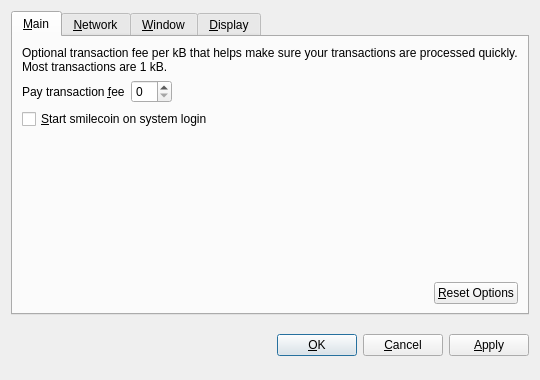
<?xml version="1.0" encoding="UTF-8"?>
<ui version="4.0">
 <class>OptionsDialog</class>
 <widget class="QDialog" name="OptionsDialog">
  <property name="geometry">
   <rect>
    <x>0</x>
    <y>0</y>
    <width>540</width>
    <height>380</height>
   </rect>
  </property>
  <property name="windowTitle">
   <string>Options</string>
  </property>
  <property name="modal">
   <bool>true</bool>
  </property>
  <layout class="QVBoxLayout" name="verticalLayout">
   <item>
    <widget class="QTabWidget" name="tabWidget">
     <property name="tabPosition">
      <enum>QTabWidget::North</enum>
     </property>
     <property name="currentIndex">
      <number>0</number>
     </property>
     <widget class="QWidget" name="tabMain">
      <attribute name="title">
       <string>&amp;Main</string>
      </attribute>
      <layout class="QVBoxLayout" name="verticalLayout_Main">
       <item>
        <widget class="QLabel" name="transactionFeeInfoLabel">
         <property name="text">
          <string>Optional transaction fee per kB that helps make sure your transactions are processed quickly. Most transactions are 1 kB.</string>
         </property>
         <property name="textFormat">
          <enum>Qt::PlainText</enum>
         </property>
         <property name="wordWrap">
          <bool>true</bool>
         </property>
        </widget>
       </item>
       <item>
        <layout class="QHBoxLayout" name="horizontalLayout_1_Main">
         <item>
          <widget class="QLabel" name="transactionFeeLabel">
           <property name="text">
            <string>Pay transaction &amp;fee</string>
           </property>
           <property name="textFormat">
            <enum>Qt::PlainText</enum>
           </property>
           <property name="buddy">
            <cstring>transactionFee</cstring>
           </property>
          </widget>
         </item>
         <item>
          <widget class="BitcoinAmountField" name="transactionFee"/>
         </item>
         <item>
          <spacer name="horizontalSpacer_1_Main">
           <property name="orientation">
            <enum>Qt::Horizontal</enum>
           </property>
           <property name="sizeHint" stdset="0">
            <size>
             <width>40</width>
             <height>20</height>
            </size>
           </property>
          </spacer>
         </item>
        </layout>
       </item>
       <item>
        <widget class="QCheckBox" name="bitcoinAtStartup">
         <property name="toolTip">
          <string>Automatically start smilecoin after logging in to the system.</string>
         </property>
         <property name="text">
          <string>&amp;Start smilecoin on system login</string>
         </property>
        </widget>
       </item>
       <item>
        <spacer name="verticalSpacer_Main">
         <property name="orientation">
          <enum>Qt::Vertical</enum>
         </property>
         <property name="sizeHint" stdset="0">
          <size>
           <width>20</width>
           <height>40</height>
          </size>
         </property>
        </spacer>
       </item>
       <item>
        <layout class="QHBoxLayout" name="horizontalLayout_2_Main">
         <item>
          <spacer name="horizontalSpacer_2_Main">
           <property name="orientation">
            <enum>Qt::Horizontal</enum>
           </property>
           <property name="sizeHint" stdset="0">
            <size>
             <width>40</width>
             <height>20</height>
            </size>
           </property>
          </spacer>
         </item>
         <item>
          <widget class="QPushButton" name="resetButton">
           <property name="toolTip">
            <string>Reset all client options to default.</string>
           </property>
           <property name="text">
            <string>&amp;Reset Options</string>
           </property>
           <property name="autoDefault">
            <bool>false</bool>
           </property>
          </widget>
         </item>
        </layout>
       </item>
      </layout>
     </widget>
     <widget class="QWidget" name="tabNetwork">
      <attribute name="title">
       <string>&amp;Network</string>
      </attribute>
      <layout class="QVBoxLayout" name="verticalLayout_Network">
       <item>
        <widget class="QCheckBox" name="mapPortUpnp">
         <property name="toolTip">
          <string>Automatically open the smilecoin client port on the router. This only works when your router supports UPnP and it is enabled.</string>
         </property>
         <property name="text">
          <string>Map port using &amp;UPnP</string>
         </property>
        </widget>
       </item>
       <item>
        <widget class="QCheckBox" name="connectSocks">
         <property name="toolTip">
          <string>Connect to the smilecoin network through a SOCKS proxy (e.g. when connecting through Tor).</string>
         </property>
         <property name="text">
          <string>&amp;Connect through SOCKS proxy:</string>
         </property>
        </widget>
       </item>
       <item>
        <layout class="QHBoxLayout" name="horizontalLayout_Network">
         <item>
          <widget class="QLabel" name="proxyIpLabel">
           <property name="text">
            <string>Proxy &amp;IP:</string>
           </property>
           <property name="textFormat">
            <enum>Qt::PlainText</enum>
           </property>
           <property name="buddy">
            <cstring>proxyIp</cstring>
           </property>
          </widget>
         </item>
         <item>
          <widget class="QValidatedLineEdit" name="proxyIp">
           <property name="maximumSize">
            <size>
             <width>140</width>
             <height>16777215</height>
            </size>
           </property>
           <property name="toolTip">
            <string>IP address of the proxy (e.g. 127.0.0.1)</string>
           </property>
          </widget>
         </item>
         <item>
          <widget class="QLabel" name="proxyPortLabel">
           <property name="text">
            <string>&amp;Port:</string>
           </property>
           <property name="textFormat">
            <enum>Qt::PlainText</enum>
           </property>
           <property name="buddy">
            <cstring>proxyPort</cstring>
           </property>
          </widget>
         </item>
         <item>
          <widget class="QLineEdit" name="proxyPort">
           <property name="maximumSize">
            <size>
             <width>55</width>
             <height>16777215</height>
            </size>
           </property>
           <property name="toolTip">
            <string>Port of the proxy (e.g. 9050)</string>
           </property>
          </widget>
         </item>
         <item>
          <widget class="QLabel" name="socksVersionLabel">
           <property name="text">
            <string>SOCKS &amp;Version:</string>
           </property>
           <property name="textFormat">
            <enum>Qt::PlainText</enum>
           </property>
           <property name="buddy">
            <cstring>socksVersion</cstring>
           </property>
          </widget>
         </item>
         <item>
          <widget class="QValueComboBox" name="socksVersion">
           <property name="toolTip">
            <string>SOCKS version of the proxy (e.g. 5)</string>
           </property>
          </widget>
         </item>
         <item>
          <spacer name="horizontalSpacer_Network">
           <property name="orientation">
            <enum>Qt::Horizontal</enum>
           </property>
           <property name="sizeHint" stdset="0">
            <size>
             <width>40</width>
             <height>20</height>
            </size>
           </property>
          </spacer>
         </item>
        </layout>
       </item>
       <item>
        <spacer name="verticalSpacer_Network">
         <property name="orientation">
          <enum>Qt::Vertical</enum>
         </property>
         <property name="sizeHint" stdset="0">
          <size>
           <width>20</width>
           <height>40</height>
          </size>
         </property>
        </spacer>
       </item>
      </layout>
     </widget>
     <widget class="QWidget" name="tabWindow">
      <attribute name="title">
       <string>&amp;Window</string>
      </attribute>
      <layout class="QVBoxLayout" name="verticalLayout_Window">
       <item>
        <widget class="QCheckBox" name="minimizeToTray">
         <property name="toolTip">
          <string>Show only a tray icon after minimizing the window.</string>
         </property>
         <property name="text">
          <string>&amp;Minimize to the tray instead of the taskbar</string>
         </property>
        </widget>
       </item>
       <item>
        <widget class="QCheckBox" name="minimizeOnClose">
         <property name="toolTip">
          <string>Minimize instead of exit the application when the window is closed. When this option is enabled, the application will be closed only after selecting Quit in the menu.</string>
         </property>
         <property name="text">
          <string>M&amp;inimize on close</string>
         </property>
        </widget>
       </item>
       <item>
        <spacer name="verticalSpacer_Window">
         <property name="orientation">
          <enum>Qt::Vertical</enum>
         </property>
         <property name="sizeHint" stdset="0">
          <size>
           <width>20</width>
           <height>40</height>
          </size>
         </property>
        </spacer>
       </item>
      </layout>
     </widget>
     <widget class="QWidget" name="tabDisplay">
      <attribute name="title">
       <string>&amp;Display</string>
      </attribute>
      <layout class="QVBoxLayout" name="verticalLayout_Display">
       <item>
        <layout class="QHBoxLayout" name="horizontalLayout_1_Display">
         <item>
          <widget class="QLabel" name="langLabel">
           <property name="text">
            <string>User Interface &amp;language:</string>
           </property>
           <property name="textFormat">
            <enum>Qt::PlainText</enum>
           </property>
           <property name="buddy">
            <cstring>lang</cstring>
           </property>
          </widget>
         </item>
         <item>
          <widget class="QValueComboBox" name="lang">
           <property name="toolTip">
            <string>The user interface language can be set here. This setting will take effect after restarting smilecoin.</string>
           </property>
          </widget>
         </item>
        </layout>
       </item>
       <item>
        <layout class="QHBoxLayout" name="horizontalLayout_2_Display">
         <item>
          <widget class="QLabel" name="unitLabel">
           <property name="text">
            <string>&amp;Unit to show amounts in:</string>
           </property>
           <property name="textFormat">
            <enum>Qt::PlainText</enum>
           </property>
           <property name="buddy">
            <cstring>unit</cstring>
           </property>
          </widget>
         </item>
         <item>
          <widget class="QValueComboBox" name="unit">
           <property name="toolTip">
            <string>Choose the default subdivision unit to show in the interface and when sending coins.</string>
           </property>
          </widget>
         </item>
        </layout>
       </item>
       <item>
        <widget class="QCheckBox" name="displayAddresses">
         <property name="toolTip">
          <string>Whether to show smilecoin addresses in the transaction list or not.</string>
         </property>
         <property name="text">
          <string>&amp;Display addresses in transaction list</string>
         </property>
        </widget>
       </item>
       <item>
        <widget class="QCheckBox" name="coinControlFeatures">
         <property name="toolTip">
          <string>Whether to show coin control features or not.</string>
         </property>
         <property name="text">
          <string>Display coin &amp;control features (experts only!)</string>
         </property>
        </widget>
       </item>
       <item>
        <spacer name="verticalSpacer_Display">
         <property name="orientation">
          <enum>Qt::Vertical</enum>
         </property>
         <property name="sizeHint" stdset="0">
          <size>
           <width>20</width>
           <height>40</height>
          </size>
         </property>
        </spacer>
       </item>
      </layout>
     </widget>
    </widget>
   </item>
   <item>
    <layout class="QHBoxLayout" name="horizontalLayout_Buttons">
     <item>
      <spacer name="horizontalSpacer_1">
       <property name="orientation">
        <enum>Qt::Horizontal</enum>
       </property>
       <property name="sizeHint" stdset="0">
        <size>
         <width>40</width>
         <height>48</height>
        </size>
       </property>
      </spacer>
     </item>
     <item>
      <widget class="QLabel" name="statusLabel">
       <property name="font">
        <font>
         <weight>75</weight>
         <bold>true</bold>
        </font>
       </property>
       <property name="text">
        <string/>
       </property>
       <property name="textFormat">
        <enum>Qt::PlainText</enum>
       </property>
       <property name="wordWrap">
        <bool>true</bool>
       </property>
      </widget>
     </item>
     <item>
      <spacer name="horizontalSpacer_2">
       <property name="orientation">
        <enum>Qt::Horizontal</enum>
       </property>
       <property name="sizeHint" stdset="0">
        <size>
         <width>40</width>
         <height>48</height>
        </size>
       </property>
      </spacer>
     </item>
     <item>
      <widget class="QPushButton" name="okButton">
       <property name="text">
        <string>&amp;OK</string>
       </property>
      </widget>
     </item>
     <item>
      <widget class="QPushButton" name="cancelButton">
       <property name="text">
        <string>&amp;Cancel</string>
       </property>
       <property name="autoDefault">
        <bool>false</bool>
       </property>
      </widget>
     </item>
     <item>
      <widget class="QPushButton" name="applyButton">
       <property name="text">
        <string>&amp;Apply</string>
       </property>
       <property name="autoDefault">
        <bool>false</bool>
       </property>
      </widget>
     </item>
    </layout>
   </item>
  </layout>
 </widget>
 <customwidgets>
  <customwidget>
   <class>BitcoinAmountField</class>
   <extends>QSpinBox</extends>
   <header>bitcoinamountfield.h</header>
  </customwidget>
  <customwidget>
   <class>QValueComboBox</class>
   <extends>QComboBox</extends>
   <header>qvaluecombobox.h</header>
  </customwidget>
  <customwidget>
   <class>QValidatedLineEdit</class>
   <extends>QLineEdit</extends>
   <header>qvalidatedlineedit.h</header>
  </customwidget>
 </customwidgets>
 <resources/>
 <connections/>
</ui>
